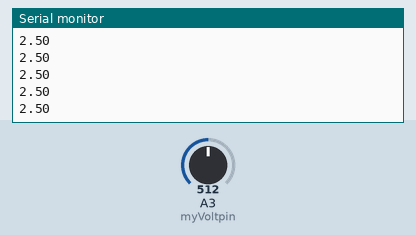
The sketch below on a simulated Arduino Uno, built with avr-gcc and run on an emulated ATmega328P. Shown: the last lines printed to the serial monitor. The test bench sets the inputs (shaded band); at power-on: A3 (myVoltpin) = 512.

Above: at 1.2 s.
1.3 s: A3 (myVoltpin) set to 716
At 1.68 s:
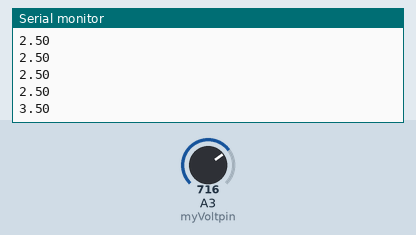
2.8 s: A3 (myVoltpin) set to 900
At 2.94 s:
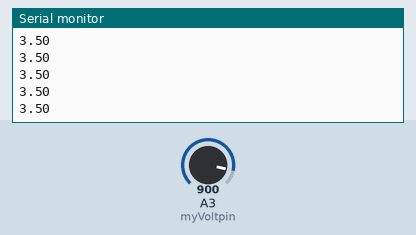
Timing chart, 0 to 5.8 s (numbered marks = the images above; inputs shaded):
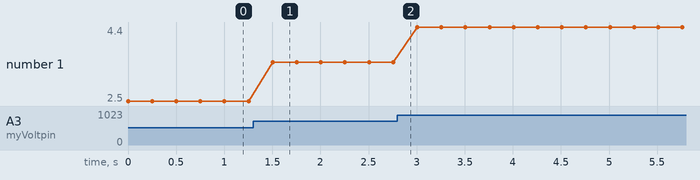

The sketch:

POTENTIOMETER_CIRCUIT.ino
```cpp
int myVoltpin = A3;
int readVal;
float V2;
int delayT = 250;


void setup() {
  Serial.begin(9600);
  // put your setup code here, to run once:
}

void loop() {
  readVal = analogRead(myVoltpin);
  V2 = (5./1023.)*readVal;
  Serial.println(V2);
  delay(delayT);
  // put your main code here, to run repeatedly:

}
```

Measured:
- after the input at 1.3 s, the serial monitor: prints a new line after 0.20 s (image 1)
- plotted number 1: 2.5 → 3.5 after the input at 1.3 s, 3.5 → 4.4 after the input at 2.8 s
